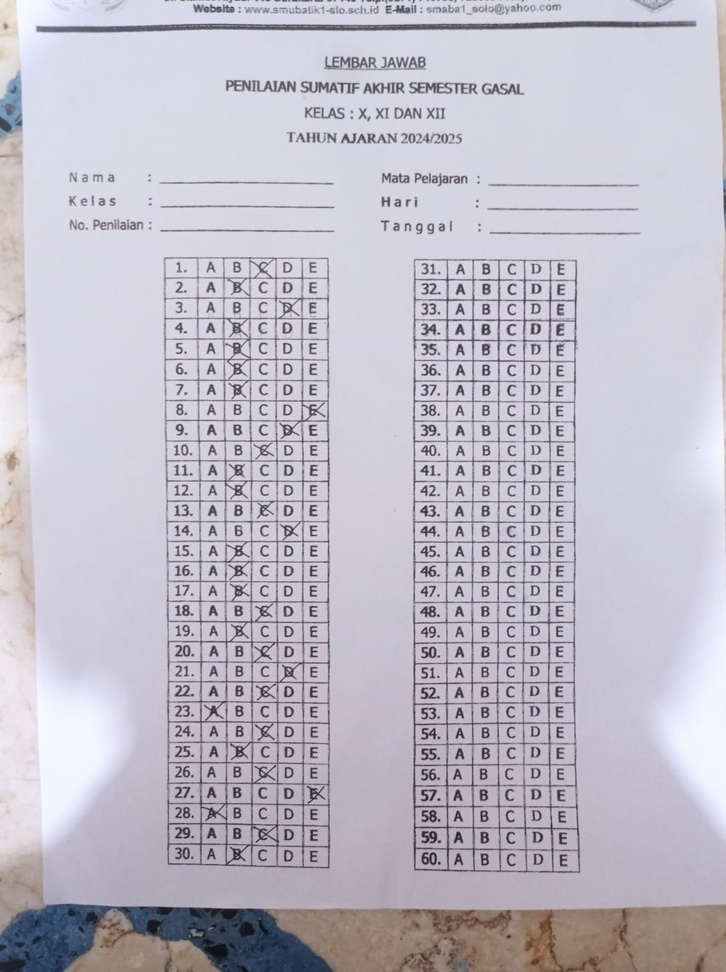
#> input picture OMR/ljkdasar/ljk_asli_01.jpeg, 726 x 972 px, shrunk from 1196 x 1600 before the run; its folder holds only this picture in this run
$ python augmentasi.py
#> lines starting #> are read from the running program, lines starting #| are printed output that depends on the picture
import cv2
import numpy as np
import os
import random

# --- Konfigurasi ---
folder_ljk_dasar = 'ljkdasar' # Folder tempat Anda menyimpan ljk_dasar_kunci_1.jpg & ljk_dasar_kunci_2.jpg
folder_output_augmented = 'dataset_uji_augmented' # Folder untuk menyimpan hasil augmentasi
jumlah_augmentasi_per_gambar_dasar = 15 # Target augmentasi untuk setiap gambar dasar

# Pastikan folder output ada, jika tidak buat folder tersebut
if not os.path.exists(folder_output_augmented):
    os.makedirs(folder_output_augmented)

# --- Fungsi-fungsi Augmentasi (Sama seperti sebelumnya) ---

def augment_rotate(image, angle_range=(-5, 5)):
    """Rotasi gambar dengan sudut acak dalam rentang tertentu."""
    angle = random.uniform(angle_range[0], angle_range[1])
    h, w = image.shape[:2]
    center = (w // 2, h // 2)
    matrix = cv2.getRotationMatrix2D(center, angle, 1.0)
    rotated = cv2.warpAffine(image, matrix, (w, h), borderMode=cv2.BORDER_CONSTANT, borderValue=(255,255,255))
    return rotated, f"rot{int(angle)}"

def augment_brightness_contrast(image, alpha_range=(0.8, 1.2), beta_range=(-20, 20)):
    """Mengubah kecerahan (beta) dan kontras (alpha) gambar."""
    alpha = random.uniform(alpha_range[0], alpha_range[1]) # Kontras
    beta = random.randint(beta_range[0], beta_range[1])   # Kecerahan
    adjusted = cv2.convertScaleAbs(image, alpha=alpha, beta=beta)
    return adjusted, f"bc_a{alpha:.1f}_b{beta}"

def augment_gaussian_noise(image, mean=0, var_range=(10, 50)):
    """Menambahkan noise Gaussian pada gambar."""
    sigma = random.uniform(var_range[0], var_range[1]) ** 0.5
    # Pastikan gambar memiliki 3 channel jika inputnya grayscale dari awal
    if len(image.shape) == 2: # Jika grayscale
        row, col = image.shape
        ch = 1
        image = image.reshape(row, col, ch) # Ubah bentuk agar bisa ditambah noise
    elif len(image.shape) == 3:
        row, col, ch = image.shape
    else: # Tidak terduga
        print("Format gambar tidak didukung untuk noise")
        return image, "noise_error"

    gauss = np.random.normal(mean, sigma, (row, col, ch))
    gauss = gauss.reshape(row, col, ch)

    noisy_img_float = image.astype(np.float32) + gauss # Tambah noise ke float image
    noisy = np.clip(noisy_img_float, 0, 255).astype(np.uint8)

    if ch == 1: # Kembalikan ke grayscale jika aslinya grayscale
        noisy = noisy.reshape(row,col)
    return noisy, f"noise{int(sigma**2)}"

def augment_slight_perspective(image, max_offset=15):
    """Memberikan sedikit distorsi perspektif."""
    # Pastikan gambar berwarna untuk warpPerspective dengan borderValue 3 channel
    if len(image.shape) == 2:
        image_color = cv2.cvtColor(image, cv2.COLOR_GRAY2BGR)
    else:
        image_color = image

    rows, cols, _ = image_color.shape

    pts1 = np.float32([[0,0],[cols-1,0],[0,rows-1],[cols-1,rows-1]])
    offsets = np.random.randint(-max_offset, max_offset, size=(4,2)).astype(np.float32)
    pts2 = pts1 + offsets

    for i in range(4):
        pts2[i,0] = np.clip(pts2[i,0], 0, cols-1)
        pts2[i,1] = np.clip(pts2[i,1], 0, rows-1)

    matrix = cv2.getPerspectiveTransform(pts1, pts2)
    warped = cv2.warpPerspective(image_color, matrix, (cols, rows), borderMode=cv2.BORDER_CONSTANT, borderValue=(255,255,255))

    # Jika gambar asli grayscale, kembalikan hasil warp ke grayscale
    if len(image.shape) == 2:
        warped = cv2.cvtColor(warped, cv2.COLOR_BGR2GRAY)

    return warped, "persp_slight"

# --- Proses Utama Augmentasi ---

list_gambar_dasar = [f for f in os.listdir(folder_ljk_dasar) if f.endswith(('.jpg', '.jpeg', '.png'))]

if not list_gambar_dasar:
    print(f"Tidak ada gambar ditemukan di folder '{folder_ljk_dasar}'. Pastikan Anda sudah menempatkan LJK dasar di sana.")
else:
    print(f"Ditemukan {len(list_gambar_dasar)} gambar dasar untuk di-augmentasi.")

for nama_file_dasar in list_gambar_dasar:
    path_gambar_dasar = os.path.join(folder_ljk_dasar, nama_file_dasar)
    image_dasar = cv2.imread(path_gambar_dasar) # Baca sebagai gambar berwarna secara default
#> image_dasar is the input picture: shape (972, 726, 3); mean B, G, R 200.2, 188, 191.8

    if image_dasar is None:
        print(f"Gagal membaca gambar: {path_gambar_dasar}")
        continue

    print(f"\nMemproses augmentasi untuk: {nama_file_dasar}")
    nama_tanpa_ekstensi = os.path.splitext(nama_file_dasar)[0]

    augment_functions = [
        augment_rotate,
        augment_brightness_contrast,
        augment_gaussian_noise,
        augment_slight_perspective
    ]

    generated_count = 0
    # Untuk menghindari duplikasi nama file jika augmentasi sama persis (meski kecil kemungkinannya)
    # kita bisa menambahkan counter unik
    unique_counter_for_file = 0

    while generated_count < jumlah_augmentasi_per_gambar_dasar:
        temp_image = image_dasar.copy()

        num_ops_to_apply = random.randint(1, 2)
        selected_ops = random.sample(augment_functions, num_ops_to_apply)

        applied_ops_names = []
        for op_func in selected_ops:
            temp_image, op_name_suffix = op_func(temp_image)
            applied_ops_names.append(op_name_suffix)

        # Tambahkan unique_counter_for_file untuk memastikan nama file selalu unik
        nama_file_augmented = f"{nama_tanpa_ekstensi}_{'_'.join(applied_ops_names)}_{unique_counter_for_file}.jpg"
        path_output = os.path.join(folder_output_augmented, nama_file_augmented)

        cv2.imwrite(path_output, temp_image)
        # print(f"  -> Dihasilkan: {nama_file_augmented}") # Bisa di-uncomment jika ingin lihat proses
        generated_count += 1
        unique_counter_for_file +=1
#> this loop made 15 passes
#> pass 1, in augment_slight_perspective, `warped = cv2.warpPerspective(image_color, matrix, (cols, rows), border..`:
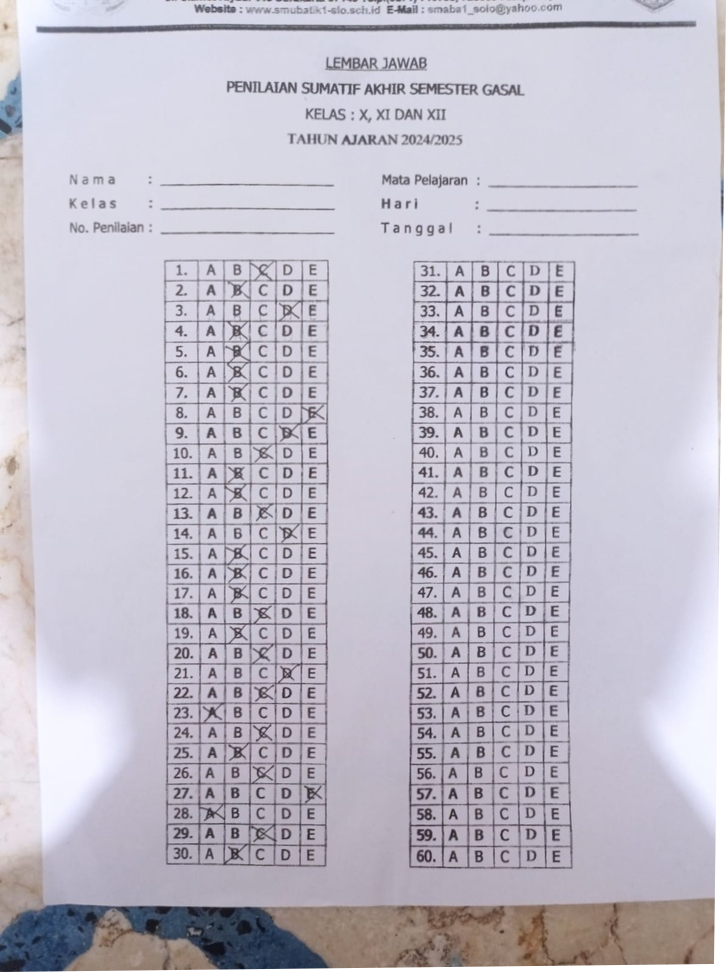
#> warped: shape (972, 726, 3); mean B, G, R 201.1, 189.1, 192.8
#> pass 1, in augment_rotate, `rotated = cv2.warpAffine(image, matrix, (w, h), borderMode=cv2.BORDER_..`:
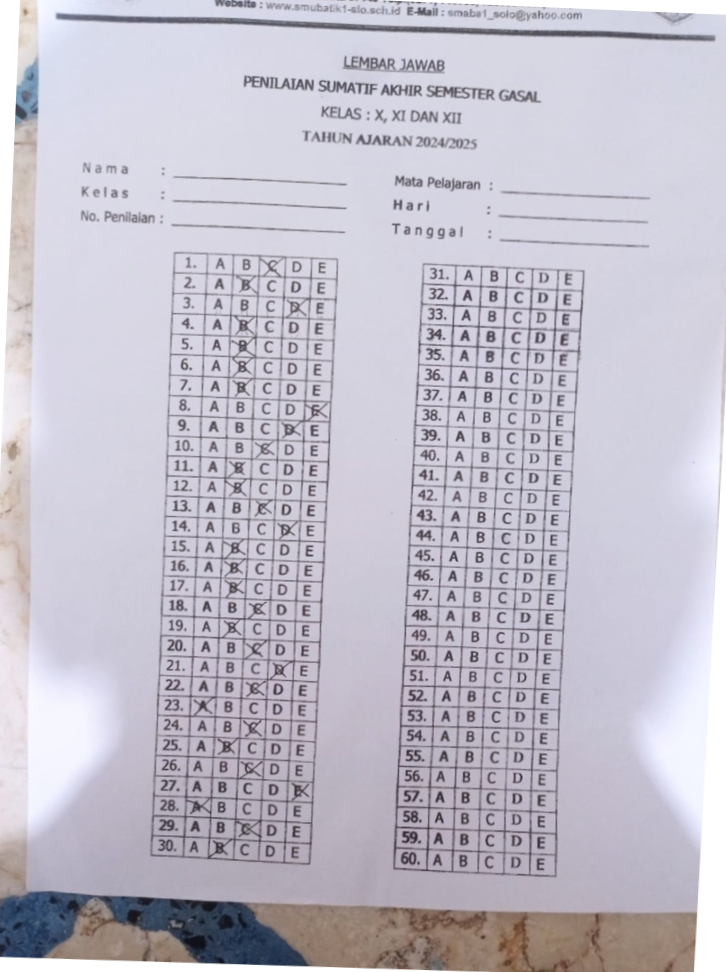
#> rotated: shape (972, 726, 3); mean B, G, R 202.2, 190.2, 193.9
#> pass 2, in augment_slight_perspective (call 2), `warped = cv2.warpPerspective(image_color, matrix, (cols, rows), border..`:
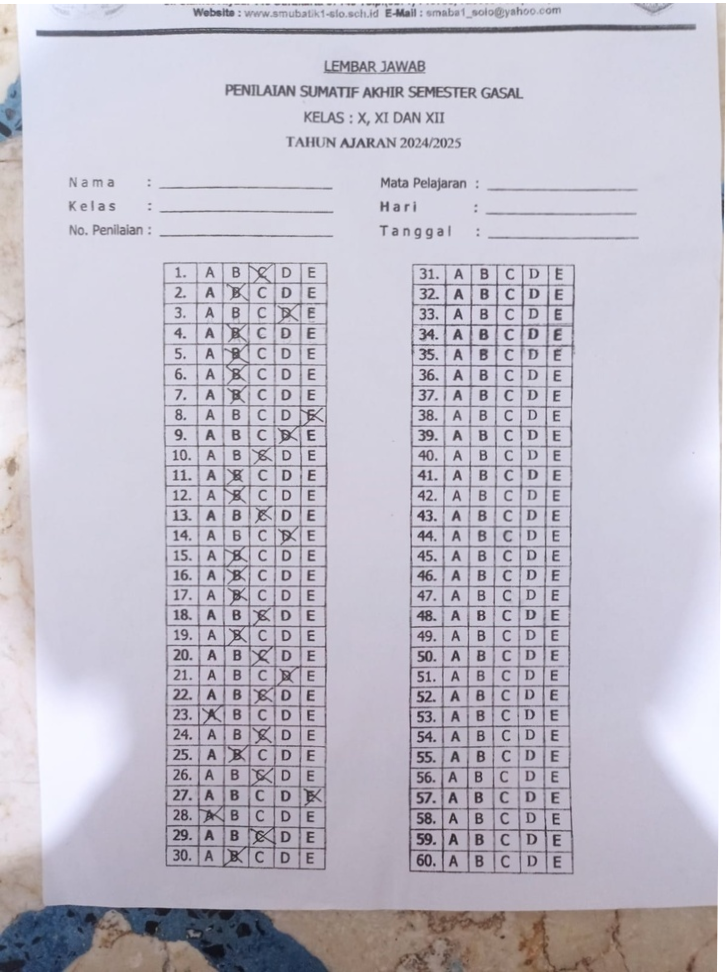
#> warped: shape (972, 726, 3); mean B, G, R 200.9, 188.8, 192.6
#> pass 2, in augment_brightness_contrast, `adjusted = cv2.convertScaleAbs(image, alpha=alpha, beta=beta)`:
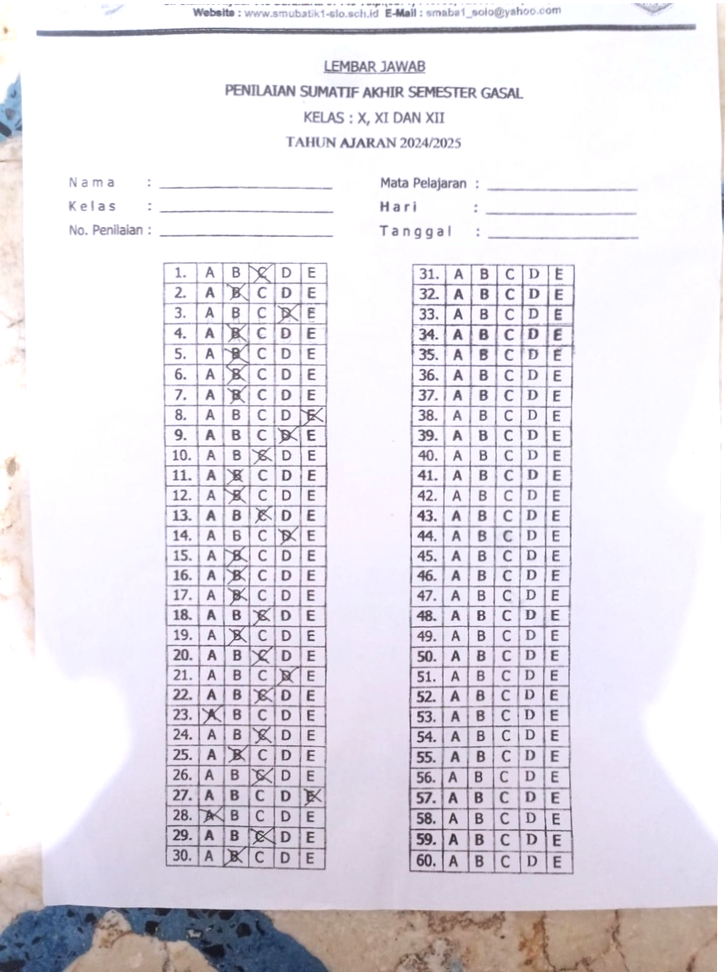
#> adjusted: shape (972, 726, 3); mean B, G, R 231.1, 223.9, 228
#> after the loop, generated_count = 15; unique_counter_for_file = 15

print(f"\nProses augmentasi selesai. {len(list_gambar_dasar) * jumlah_augmentasi_per_gambar_dasar} gambar augmented disimpan di folder '{folder_output_augmented}'.")
#| Proses augmentasi selesai. 15 gambar augmented disimpan di folder 'dataset_uji_augmented'.
